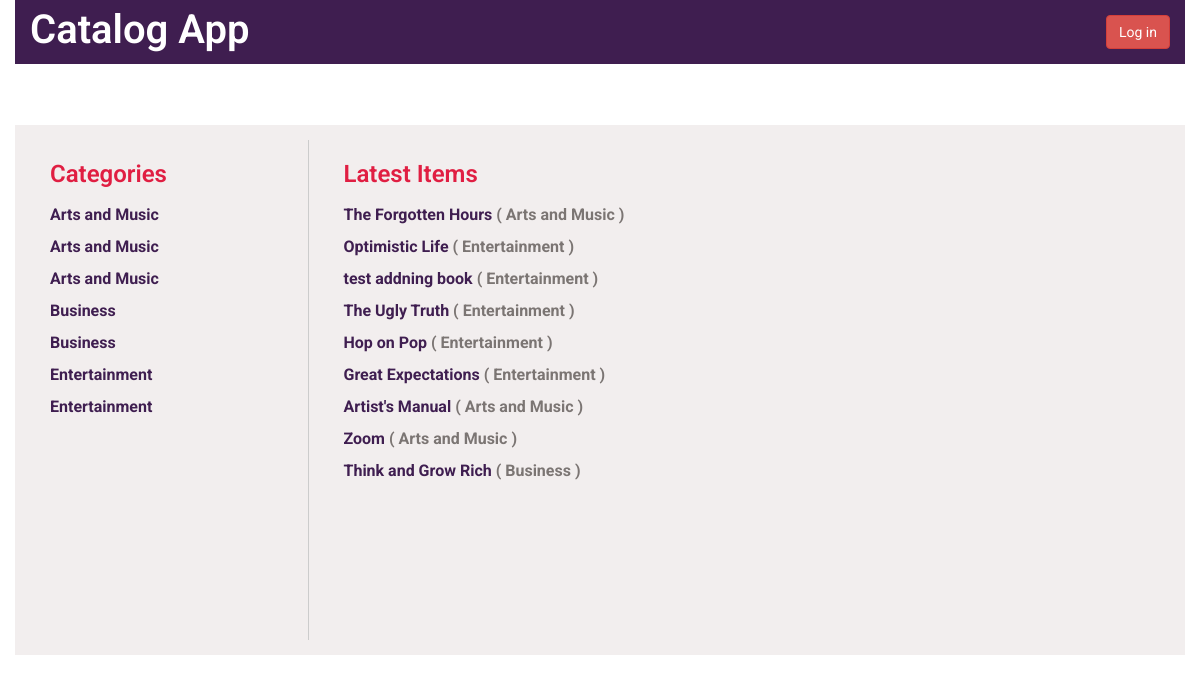
The page / on the database its author committed.
### database_setup.py (models this page shows, shortened)
class Category(Base):
    __tablename__ = 'category'
    id = Column(Integer, primary_key=True)
    name = Column(String(250), nullable=False)

class CategoryItem(Base):
    __tablename__ = 'category_item'
    title = Column(String(80), nullable=False)
    id = Column(Integer, primary_key=True)
    description = Column(String(250))
    category_id = Column(Integer, ForeignKey('category.id'))
    category = relationship(Category)
    user_id = Column(Integer, ForeignKey('user.id'))
    user = relationship(User)

### project.py (the view)
@app.route('/')
def showHome():
    categories = session.query(Category).order_by(asc(Category.name))
    lastItems = session.query(CategoryItem).order_by(
                CategoryItem.id.desc()).limit(9)
    return render_template('home.html',
                           categories=categories, lastItems=lastItems)

### templates/home.html (shortened to what this page needs)
{% extends "main.html" %}
{% block content %}
	<div class="row top-menu">
		<div class="col-md-10"><h2 class="main-title">Catalog App</h2></div>
		<div class="col-md-2 text-right">
			{% if session['username'] != null %}
			<a href="{{url_for('gdisconnect')}}" class="btn btn-danger">Log out </a>
			{% else %}
			<a href="{{url_for('showLogin')}}" class="btn btn-danger">Log in </a>
			{% endif %}
		</div>
	</div>
	<div class="row padding-top padding-bottom">
		<div class="col-md-1"></div>
		<div class="col-md-10 padding-none">
		</div>
		<div class="col-md-1"></div>
	</div>
	<div class="row main-content">
		<div class="row">
		<div class="col-md-3">
			<h2>Categories</h2>
			<ul>
				{% for category in categories %}
				<li>
					<a href = "{{url_for('showItems', category_id = category.id)}}">
					   {{category.name}}
		            </a>
				</li>
				 {% endfor %}
			</ul>
		</div>
		<div class="col-md-9">
			<h2>Latest Items</h2>
			<ul>
				{% for item in lastItems %}
				<li>
					<a href="{{url_for('itemDescription', item_id = item.id)}}">
						    {{item.title}}
							 </a>
							  {% for category in categories %}
							  {% if item.category_id == category.id %}
							<strong>( {{category.name}} )</strong>
							   {% endif %}
							{% endfor %}
				</li>
	       {% endfor %}
	       </ul>
		</div>
	</div>
	</div>
{% endblock %}

### templates/main.html (shortened to what this page needs)
<!DOCTYPE html>
<html lang="en">
	<head>
		<link rel="stylesheet" href="//netdna.bootstrapcdn.com/bootstrap/3.1.1/css/bootstrap.min.css">
		<link rel=stylesheet type=text/css href="{{ url_for('static', filename='style.css') }}">
	</head>
	<body>
		<div class="container">
			{% block content %}
			{% endblock %}
		</div>
	</body>
</html>

### static/style.css (style rules this page uses)
* { font-family: "Helvetica Neue Bold", Roboto, Helvetica, Arial, sans-serif; font-weight: 700; }
h2 { font-size: 24px; color: #e01e42; font-weight: 600; line-height: 29px; margin-left: 20px; }
.col-md-9 { border-left: 1px solid #ccc; min-height: 500px; }
strong { font-size: 16px; color: #7B7573; line-height: 24px; }
ul { padding-left: 20px; }
li { list-style: none; line-height: 2; }
a { font-size: 16px; color: #3f1e50; }
.padding-top { padding-top: 30px; }
.padding-bottom { padding-bottom: 30px; }
.padding-none { padding: 0; }
.main-title { font-size: 40px; color: #fff; margin: 0; }
.top-menu { padding-top: 15px; padding-bottom: 15px; background-color: #3f1e50; }
.top-menu a { margin-bottom: 0; font-weight: 400; }
.main-content { background-color: #f2eeee; padding: 15px; }

### rows shown on the page
Category: name "Arts and Music"
Category: name "Arts and Music"
Category: name "Arts and Music"
Category: name "Business"
Category: name "Business"
Category: name "Entertainment"
Category: name "Entertainment"
CategoryItem: title "The Forgotten Hours"
CategoryItem: title "Optimistic Life"
CategoryItem: title "test addning book"
CategoryItem: title "The Ugly Truth"
CategoryItem: title "Hop on Pop"
CategoryItem: title "Great Expectations"
CategoryItem: title "Artist's Manual"
CategoryItem: title "Zoom"
CategoryItem: title "Think and Grow Rich"
